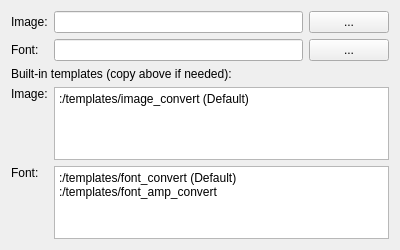
<?xml version="1.0" encoding="UTF-8"?>
<ui version="4.0">
 <class>SetupTabTemplates</class>
 <widget class="QWidget" name="SetupTabTemplates">
  <property name="geometry">
   <rect>
    <x>0</x>
    <y>0</y>
    <width>400</width>
    <height>250</height>
   </rect>
  </property>
  <property name="windowTitle">
   <string>Templates</string>
  </property>
  <layout class="QGridLayout" name="gridLayout">
   <item row="1" column="2">
    <widget class="QPushButton" name="pushButtonBrowseFont">
     <property name="text">
      <string>...</string>
     </property>
    </widget>
   </item>
   <item row="0" column="1">
    <widget class="QLineEdit" name="lineEditImage"/>
   </item>
   <item row="2" column="0" colspan="3">
    <widget class="QLabel" name="label_3">
     <property name="text">
      <string>Built-in templates (copy above if needed):</string>
     </property>
    </widget>
   </item>
   <item row="3" column="0">
    <widget class="QLabel" name="label_4">
     <property name="text">
      <string>Image:</string>
     </property>
     <property name="alignment">
      <set>Qt::AlignLeading|Qt::AlignLeft|Qt::AlignTop</set>
     </property>
    </widget>
   </item>
   <item row="4" column="0">
    <widget class="QLabel" name="label_5">
     <property name="text">
      <string>Font:</string>
     </property>
     <property name="alignment">
      <set>Qt::AlignLeading|Qt::AlignLeft|Qt::AlignTop</set>
     </property>
    </widget>
   </item>
   <item row="0" column="2">
    <widget class="QPushButton" name="pushButtonBrowseImage">
     <property name="text">
      <string>...</string>
     </property>
    </widget>
   </item>
   <item row="1" column="1">
    <widget class="QLineEdit" name="lineEditFont"/>
   </item>
   <item row="0" column="0">
    <widget class="QLabel" name="label">
     <property name="text">
      <string>Image:</string>
     </property>
    </widget>
   </item>
   <item row="1" column="0">
    <widget class="QLabel" name="label_2">
     <property name="text">
      <string>Font:</string>
     </property>
    </widget>
   </item>
   <item row="5" column="1">
    <spacer name="verticalSpacer">
     <property name="orientation">
      <enum>Qt::Vertical</enum>
     </property>
     <property name="sizeHint" stdset="0">
      <size>
       <width>20</width>
       <height>40</height>
      </size>
     </property>
    </spacer>
   </item>
   <item row="3" column="1" colspan="2">
    <widget class="QPlainTextEdit" name="plainTextEdit">
     <property name="readOnly">
      <bool>true</bool>
     </property>
     <property name="plainText">
      <string notr="true">:/templates/image_convert (Default)
</string>
     </property>
    </widget>
   </item>
   <item row="4" column="1" colspan="2">
    <widget class="QPlainTextEdit" name="plainTextEdit_2">
     <property name="readOnly">
      <bool>true</bool>
     </property>
     <property name="plainText">
      <string notr="true">:/templates/font_convert (Default)
:/templates/font_amp_convert
</string>
     </property>
    </widget>
   </item>
  </layout>
 </widget>
 <resources/>
 <connections/>
</ui>
